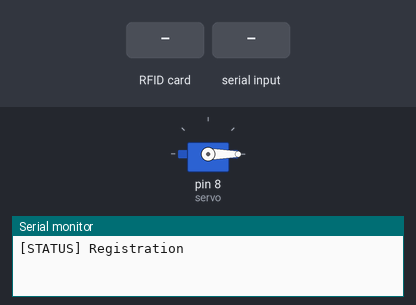
A sketch run on a simulated Arduino Uno, built with avr-gcc and run on an emulated ATmega328P. On the bench: servo, the last lines printed to the serial monitor. Inputs (shaded band) come from the test bench.

Above: at 1.2 s.
1.3 s: RFID card 5E 7A 19 C4 held to the reader
2.8 s: "v" received over Serial
4.3 s: RFID card 5E 7A 19 C4 held to the reader
At 5.7 s:
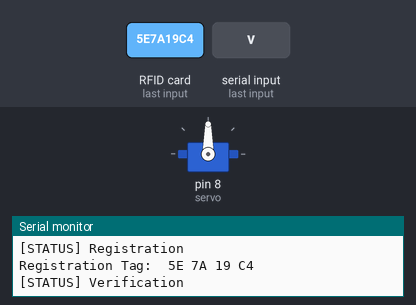
Timing chart, 0 to 8.9 s (numbered marks = the images above; inputs shaded):
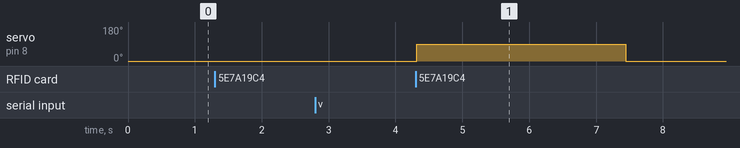

The sketch:

DoorManager.ino
```cpp
#include <SPI.h>
#include <MFRC522.h>
#include <List.hpp>
#include <Servo.h>

const int RST_PIN = 9;
const int SS_PIN = 10;

Servo servo;

typedef enum
{
  REGISTRATION = 0,
  VERIFICATION
} RFID_STATUS;
MFRC522 rc522(SS_PIN, RST_PIN);
RFID_STATUS rfid_status;
List<MFRC522::Uid> tag_list;
bool cardPresent = false;

void setup() {
  Serial.begin(9600);
  SPI.begin();
  rc522.PCD_Init();
  rfid_status = REGISTRATION;
  Serial.println("[STATUS] Registration");
  servo.attach(8);
  servo.write(0); // 초기 위치 설정
}

void loop() {
  if (Serial.available() > 0) {
    char input = Serial.read();
    if (input == 'v') {
      rfid_status = VERIFICATION;
      Serial.println("[STATUS] Verification");
    } else if (input == 'r') {
      rfid_status = REGISTRATION;
      Serial.println("[STATUS] Registration");
    }
  }

  if (!rc522.PICC_IsNewCardPresent()) {
    if (cardPresent) {
      servo.write(0); // 카드가 떼어졌을 때 서보 모터를 0도로 돌림
      cardPresent = false;
    }
    return;
  }

  if (!rc522.PICC_ReadCardSerial()) {
    return;
  }

  if (rfid_status == REGISTRATION) {
    // 등록 모드: 새로운 카드 UID를 리스트에 추가
    MFRC522::Uid uid = rc522.uid;
    if (!checkUID(uid)) {
      tag_list.addLast(uid);
      Serial.print("Registration Tag: ");
      printUID(uid);
    }
  } else if (rfid_status == VERIFICATION) {
    // 인증 모드: 스캔된 카드 UID가 리스트에 있는지 확인 후 서보 모터 제어
    MFRC522::Uid uid = rc522.uid;
    if (checkUID(uid)) {
      // 유효한 카드인 경우
      servo.write(90); // 서보 모터를 90도 회전

      cardPresent = true;
      delay(3000);
    } else {
      // 유효하지 않은 카드인 경우
      servo.write(0); // 서보 모터를 0도로 회전
      cardPresent = false;
    }

  }

  delay(100);
}

void printUID(MFRC522::Uid uid) {
  for (byte i = 0; i < 4; i++) {
    Serial.print(uid.uidByte[i] < 0x10 ? " 0" : " ");
    Serial.print(uid.uidByte[i], HEX);
  }
  Serial.println();
}

bool checkUID(MFRC522::Uid uid) {
  for (int i = 0; i < tag_list.getSize(); i++) {
    if (memcmp(tag_list.get(i).uidByte, uid.uidByte, 4) == 0) {
      return true;
    }
  }
  return false;
}
```

Measured:
- after the input at 4.3 s, servo on pin 8 (servo): 0° → 90° at once, → 0° 3.1 s later
